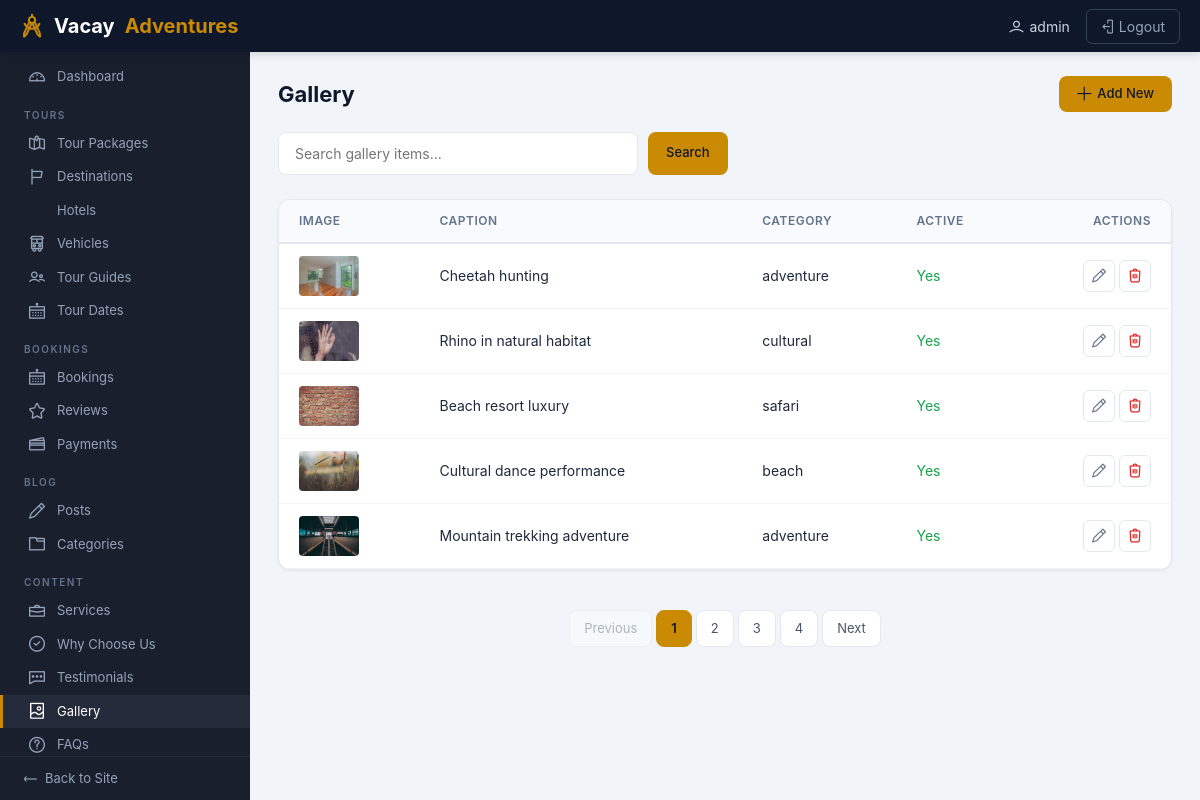
Page /dashboard/admin/gallery/ (signed in) on the committed database.
### core/models.py (models this page shows, shortened)
class Gallery(models.Model):
    CATEGORY_CHOICES = [
        ('safari', 'Safari'),
        ('beach', 'Beach'),
        ('cultural', 'Cultural'),
        ('adventure', 'Adventure'),
        ('other', 'Other'),
    ]
    image = models.ImageField(upload_to='gallery/')
    caption = models.CharField(max_length=300, blank=True)
    category = models.CharField(max_length=50, choices=CATEGORY_CHOICES, default='other')
    is_active = models.BooleanField(default=True)
    created_at = models.DateTimeField(auto_now_add=True)
    class Meta:
        verbose_name_plural = 'Galleries'
        ordering = ['-created_at']

### dashboard/views.py (the view)
# urls.py: path('admin/gallery/', views.GalleryList.as_view(), name='admin_gallery_list'),
class GalleryList(AdminListView):
    model = Gallery
    page_title = 'Gallery'
    model_name = 'Gallery Items'
    add_url_name = 'dashboard:admin_gallery_create'
    edit_url_name = 'dashboard:admin_gallery_edit'
    delete_url_name = 'dashboard:admin_gallery_delete'
    search_fields = ['caption', 'category']
    columns = [Column('Image', 'image', 'dashboard/admin/cell_image.html'), Column('Caption', 'caption'), Column('Category', 'category'), Column('Active', 'is_active', 'dashboard/admin/cell_boolean.html')]

### core/context_processors.py (called while the page is built)
def site_settings(request):
    try:
        settings = SiteSetting.objects.first()
    except:
        settings = None
    return {'site_settings': settings}

### dashboard/templatetags/admin_tags.py (called while the page is built)
@register.filter
def get_attr(obj, field):
    if hasattr(obj, field):
        val = getattr(obj, field)
        if callable(val):
            return val()
        return val
    return ''

### dashboard/views.py (called while the page is built)
    def test_func(self):
        return self.request.user.is_staff

    def get_context_data(self, **kwargs):
        ctx = super().get_context_data(**kwargs)
        ctx['objects'] = ctx.get('object_list', [])
        ctx['page_title'] = self.page_title or self.model._meta.verbose_name_plural.title()
        ctx['model_name'] = self.model_name or self.model._meta.verbose_name_plural.title()
        ctx['columns'] = self.get_columns()
        ctx['add_url'] = reverse_lazy(self.add_url_name) if self.add_url_name else None
        ctx['edit_url'] = self.edit_url_name
        ctx['delete_url'] = self.delete_url_name
        ctx['search_field'] = bool(self.search_fields)
        return ctx

    def get_columns(self):
        return self.columns

    def get_queryset(self):
        qs = super().get_queryset()
        q = self.request.GET.get('q')
        if q and self.search_fields:
            filters = Q()
            for f in self.search_fields:
                filters |= Q(**{f'{f}__icontains': q})
            qs = qs.filter(filters)
        return qs

    def __getitem__(self, key):
        return getattr(self, key)

### templates/dashboard/admin/admin_list.html (shortened to what this page needs)
{% extends 'dashboard/admin/base_admin.html' %}
{% load static %}
{% load admin_tags %}
{% block admin_content %}
<div class="page-header">
    <h1>{{ page_title }}</h1>
    {% if add_url %}<a href="{{ add_url }}" class="btn-admin btn-admin-primary"><i class="lni lni-plus" style="font-size:14px"></i> Add New</a>{% endif %}
</div>
{% if search_field %}
<form method="get" class="search-box">
    <input type="text" name="q" class="search-input" placeholder="Search {{ model_name|lower }}..." value="{{ request.GET.q }}">
    <button type="submit" class="btn-admin btn-admin-primary">Search</button>
</form>
{% endif %}
<div class="card-admin">
    <div class="table-responsive">
        <table class="table-admin">
            <thead>
                <tr>
                    {% for col in columns %}<th>{{ col.header }}</th>{% endfor %}
                    <th style="text-align:right">Actions</th>
                </tr>
            </thead>
            <tbody>
                {% for obj in objects %}
                <tr>
                    {% for col in columns %}
                    <td>{% include col.template_name with value=obj|get_attr:col.field %}</td>
                    {% endfor %}
                    <td class="actions">
                        {% if edit_url %}<a href="{% url edit_url obj.pk %}" class="btn-admin-icon" title="Edit"><i class="lni lni-pencil"></i></a>{% endif %}
                        {% if delete_url %}<a href="{% url delete_url obj.pk %}" class="btn-admin-icon" title="Delete" style="color:#dc2626"><i class="lni lni-trash"></i></a>{% endif %}
                    </td>
                </tr>
                {% empty %}
                <tr><td colspan="{{ columns|length|add:1 }}" style="text-align:center;padding:40px;color:#94a3b8;font-size:14px">No {{ model_name|lower }} found.</td></tr>
                {% endfor %}
            </tbody>
        </table>
    </div>
</div>
{% if is_paginated %}
<div class="pagination-admin">
    {% if page_obj.has_previous %}<a href="?page={{ page_obj.previous_page_number }}{% if request.GET.q %}&q={{ request.GET.q }}{% endif %}">Previous</a>{% else %}<span class="disabled">Previous</span>{% endif %}
    {% for n in page_obj.paginator.page_range %}
    <a href="?page={{ n }}{% if request.GET.q %}&q={{ request.GET.q }}{% endif %}" {% if page_obj.number == n %}class="active"{% endif %}>{{ n }}</a>
    {% endfor %}
    {% if page_obj.has_next %}<a href="?page={{ page_obj.next_page_number }}{% if request.GET.q %}&q={{ request.GET.q }}{% endif %}">Next</a>{% else %}<span class="disabled">Next</span>{% endif %}
</div>
{% endif %}
{% endblock %}

### templates/dashboard/admin/base_admin.html (shortened to what this page needs)
<!DOCTYPE html>{% load static %}<html lang="en">
<head>
<link rel="stylesheet" href="{% static 'css/bootstrap.min.css' %}">
<link rel="stylesheet" href="{% static 'css/LineIcons.2.0.css' %}">
</head>
<body>
<div class="admin-topbar">
  <a href="{% url 'dashboard:admin_dashboard' %}" class="brand">
    <i class="lni lni-compass" style="color:#ca8a04;font-size:24px"></i>
    Vacay <span>Adventures</span>
  </a>
  <div class="topbar-right">
    <span class="user-name"><i class="lni lni-user" style="margin-right:6px"></i>{{ request.user.get_full_name|default:request.user.username }}</span>
    <a href="{% url 'accounts:logout' %}" class="logout-link"><i class="lni lni-exit" style="margin-right:4px"></i>Logout</a>
  </div>
</div>
<div class="admin-sidebar">
  <div class="nav-wrap">
    <div class="sidebar-section">
      <a href="{% url 'dashboard:admin_dashboard' %}" class="{% if request.path == '/dashboard/admin/' %}active{% endif %}">
        <i class="lni lni-dashboard"></i> Dashboard
      </a>
    </div>
    <div class="sidebar-section">
      <div class="section-title">Tours</div>
      <a href="{% url 'dashboard:admin_tour_list' %}" class="{% if '/dashboard/admin/tours/' in request.path %}active{% endif %}"><i class="lni lni-map"></i> Tour Packages</a>
      <a href="{% url 'dashboard:admin_destination_list' %}" class="{% if '/dashboard/admin/destinations/' in request.path %}active{% endif %}"><i class="lni lni-flag"></i> Destinations</a>
      <a href="{% url 'dashboard:admin_hotel_list' %}" class="{% if '/dashboard/admin/hotels/' in request.path %}active{% endif %}"> Hotels</a>
      <a href="{% url 'dashboard:admin_vehicle_list' %}" class="{% if '/dashboard/admin/vehicles/' in request.path %}active{% endif %}"><i class="lni lni-bus"></i> Vehicles</a>
      <a href="{% url 'dashboard:admin_guide_list' %}" class="{% if '/dashboard/admin/guides/' in request.path %}active{% endif %}"><i class="lni lni-users"></i> Tour Guides</a>
      <a href="{% url 'dashboard:admin_tourdate_list' %}" class="{% if '/dashboard/admin/tour-dates/' in request.path %}active{% endif %}"><i class="lni lni-calendar"></i> Tour Dates</a>
    </div>
    <div class="sidebar-section">
      <div class="section-title">Bookings</div>
      <a href="{% url 'dashboard:admin_booking_list' %}" class="{% if '/dashboard/admin/bookings/' in request.path %}active{% endif %}"><i class="lni lni-calendar"></i> Bookings</a>
      <a href="{% url 'dashboard:admin_review_list' %}" class="{% if '/dashboard/admin/reviews/' in request.path %}active{% endif %}"><i class="lni lni-star"></i> Reviews</a>
      <a href="{% url 'dashboard:admin_payment_list' %}" class="{% if '/dashboard/admin/payments/' in request.path %}active{% endif %}"><i class="lni lni-credit-cards"></i> Payments</a>
    </div>
    <div class="sidebar-section">
      <div class="section-title">Blog</div>
      <a href="{% url 'dashboard:admin_blogpost_list' %}" class="{% if '/dashboard/admin/blog-posts/' in request.path %}active{% endif %}"><i class="lni lni-pencil"></i> Posts</a>
      <a href="{% url 'dashboard:admin_blogcategory_list' %}" class="{% if '/dashboard/admin/blog-categories/' in request.path %}active{% endif %}"><i class="lni lni-folder"></i> Categories</a>
    </div>
    <div class="sidebar-section">
      <div class="section-title">Content</div>
      <a href="{% url 'dashboard:admin_service_list' %}" class="{% if '/dashboard/admin/services/' in request.path %}active{% endif %}"><i class="lni lni-briefcase"></i> Services</a>
      <a href="{% url 'dashboard:admin_whychooseus_list' %}" class="{% if '/dashboard/admin/why-choose-us/' in request.path %}active{% endif %}"><i class="lni lni-checkmark-circle"></i> Why Choose Us</a>
      <a href="{% url 'dashboard:admin_testimonial_list' %}" class="{% if '/dashboard/admin/testimonials/' in request.path %}active{% endif %}"><i class="lni lni-comments"></i> Testimonials</a>
      <a href="{% url 'dashboard:admin_gallery_list' %}" class="{% if '/dashboard/admin/gallery/' in request.path %}active{% endif %}"><i class="lni lni-image"></i> Gallery</a>
      <a href="{% url 'dashboard:admin_faq_list' %}" class="{% if '/dashboard/admin/faqs/' in request.path %}active{% endif %}"><i class="lni lni-question-circle"></i> FAQs</a>
    </div>
  </div>
  <div class="sidebar-footer">
    <a href="/"><i class="lni lni-arrow-left"></i> Back to Site</a>
  </div>
</div>
<div class="admin-content">
  {% block admin_content %}{% endblock %}
</div>
</body>
</html>

### templates/dashboard/admin/cell_image.html
{% if value %}<img src="{{ value.url }}" style="width:60px;height:40px;object-fit:cover;border-radius:4px;">{% else %}—{% endif %}

### templates/dashboard/admin/cell_text.html
{{ value|default:'—' }}

### templates/dashboard/admin/cell_boolean.html
{% if value %}<span style="color:#16a34a">Yes</span>{% else %}<span style="color:#dc2626">No</span>{% endif %}

### templates/dashboard/admin/base_admin.html (style rules this page uses)
:root { --sidebar-w:250px;--brand:#ca8a04;--dark:#0f172a;--darker:#0b1222;--sidebar-bg:#1a1f2e;--sidebar-hover:#252b3b;--text-muted: #94a3b8;--border:#e2e8f0 }
* { margin:0;padding:0;box-sizing:border-box }
body { font-family:-apple-system,BlinkMacSystemFont,'Segoe UI',Roboto,sans-serif;background:#f1f5f9;color:#1e293b;overflow-x:hidden }
.admin-topbar { position:fixed;top:0;left:0;right:0;height:52px;background:var(--dark);z-index:1000;display:flex;align-items:center;padding:0 20px;box-shadow:0 2px 8px rgba(0,0,0,.15) }
.admin-topbar .brand { font-size:20px;font-weight:700;color:#fff;text-decoration:none;display:flex;align-items:center;gap:10px }
.admin-topbar .brand span { color:var(--brand) }
.admin-topbar .topbar-right { margin-left:auto;display:flex;align-items:center;gap:16px }
.admin-topbar .topbar-right .user-name { color:#cbd5e1;font-size:14px }
.admin-topbar .topbar-right .logout-link { color:#94a3b8;font-size:14px;text-decoration:none;padding:6px 14px;border:1px solid #334155;border-radius:6px;transition:all .2s }
.admin-sidebar { position:fixed;top:52px;left:0;bottom:0;width:var(--sidebar-w);background:var(--sidebar-bg);overflow-y:auto;z-index:999;display:flex;flex-direction:column }
.admin-sidebar .nav-wrap { flex:1;overflow-y:auto;padding:8px 0 4px }
.sidebar-section { margin-bottom:2px }
.sidebar-section .section-title { padding:12px 24px 4px;font-size:10px;text-transform:uppercase;color:#64748b;letter-spacing:1.5px;font-weight:600 }
.sidebar-section a { display:flex;align-items:center;gap:10px;padding:7px 24px;color:#94a3b8;font-size:13px;text-decoration:none;transition:all .15s;border-left:3px solid transparent }
.sidebar-section a.active { background:var(--sidebar-hover);color:#fff;border-left-color:var(--brand) }
.sidebar-section a i { font-size:16px;width:20px;text-align:center }
.sidebar-footer { padding:12px 24px;border-top:1px solid #252b3b;flex-shrink:0 }
.sidebar-footer a { color:#94a3b8;font-size:13px;text-decoration:none;display:flex;align-items:center;gap:8px }
.admin-content { margin-left:var(--sidebar-w);margin-top:52px;padding:24px 28px;min-height:calc(100vh - 52px) }
.admin-content .page-header { display:flex;justify-content:space-between;align-items:center;margin-bottom:20px }
.admin-content .page-header h1 { font-size:22px;font-weight:700;color:#0f172a;margin:0 }
.card-admin { background:#fff;border-radius:12px;box-shadow:0 1px 3px rgba(0,0,0,.06);border:1px solid var(--border);overflow:hidden }
.table-admin { width:100%;border-collapse:collapse }
.table-admin th { padding:12px 20px;font-size:12px;font-weight:600;text-transform:uppercase;color:#64748b;background:#f8fafc;border-bottom:2px solid var(--border);text-align:left;letter-spacing:.5px }
.table-admin td { padding:12px 20px;font-size:14px;border-bottom:1px solid #f1f5f9;vertical-align:middle;white-space:nowrap }
.table-admin .actions { white-space:nowrap;text-align:right }
.btn-admin { display:inline-flex;align-items:center;gap:6px;padding:8px 18px;border-radius:8px;font-size:13px;font-weight:500;border:none;cursor:pointer;text-decoration:none;transition:all .15s }
.btn-admin-primary { background:var(--brand);color:var(--dark) }
.btn-admin-icon { width:32px;height:32px;padding:0;display:inline-flex;align-items:center;justify-content:center;border-radius:6px;border:1px solid var(--border);background:#fff;color:#64748b;text-decoration:none;transition:all .15s }
.search-box { display:flex;gap:10px;margin-bottom:24px }
.search-box input { flex:1;max-width:360px;padding:10px 16px;border:1.5px solid var(--border);border-radius:8px;font-size:14px;outline:none;transition:all .15s }
.pagination-admin { display:flex;justify-content:center;align-items:center;gap:4px;margin-top:24px;padding:16px 0 }
.pagination-admin a,.pagination-admin span { padding:8px 14px;border-radius:8px;font-size:13px;text-decoration:none;transition:all .15s;color:#475569;border:1px solid var(--border);background:#fff }
.pagination-admin .active { background:var(--brand);color:var(--dark);border-color:var(--brand);font-weight:600 }
.pagination-admin .disabled { opacity:.4;pointer-events:none }

### rows in the picture
Gallery: columns "Cheetah hunting" "adventure"
Gallery: columns "Rhino in natural habitat" "cultural"
Gallery: columns "Beach resort luxury" "safari"
Gallery: columns "Cultural dance performance" "beach"
Gallery: columns "Mountain trekking adventure" "adventure"

### other values in the picture
{{ request.user.get_full_name|default:request.user.username }} "admin"
{{ page_title }} "Gallery"
{{ col.header }} "IMAGE" "CAPTION" "CATEGORY" "ACTIVE"
{{ n }} "1" "2" "3" "4"
